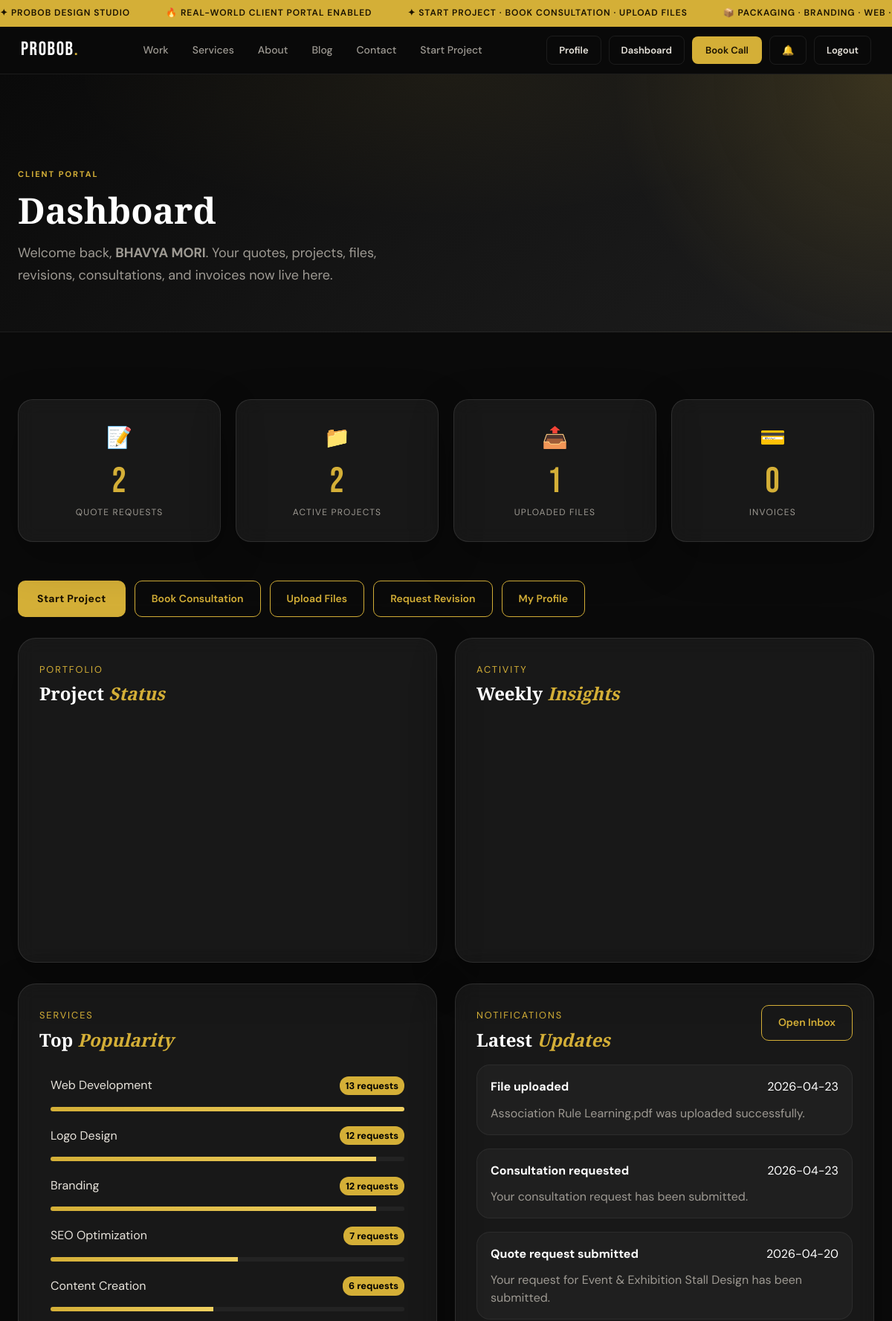
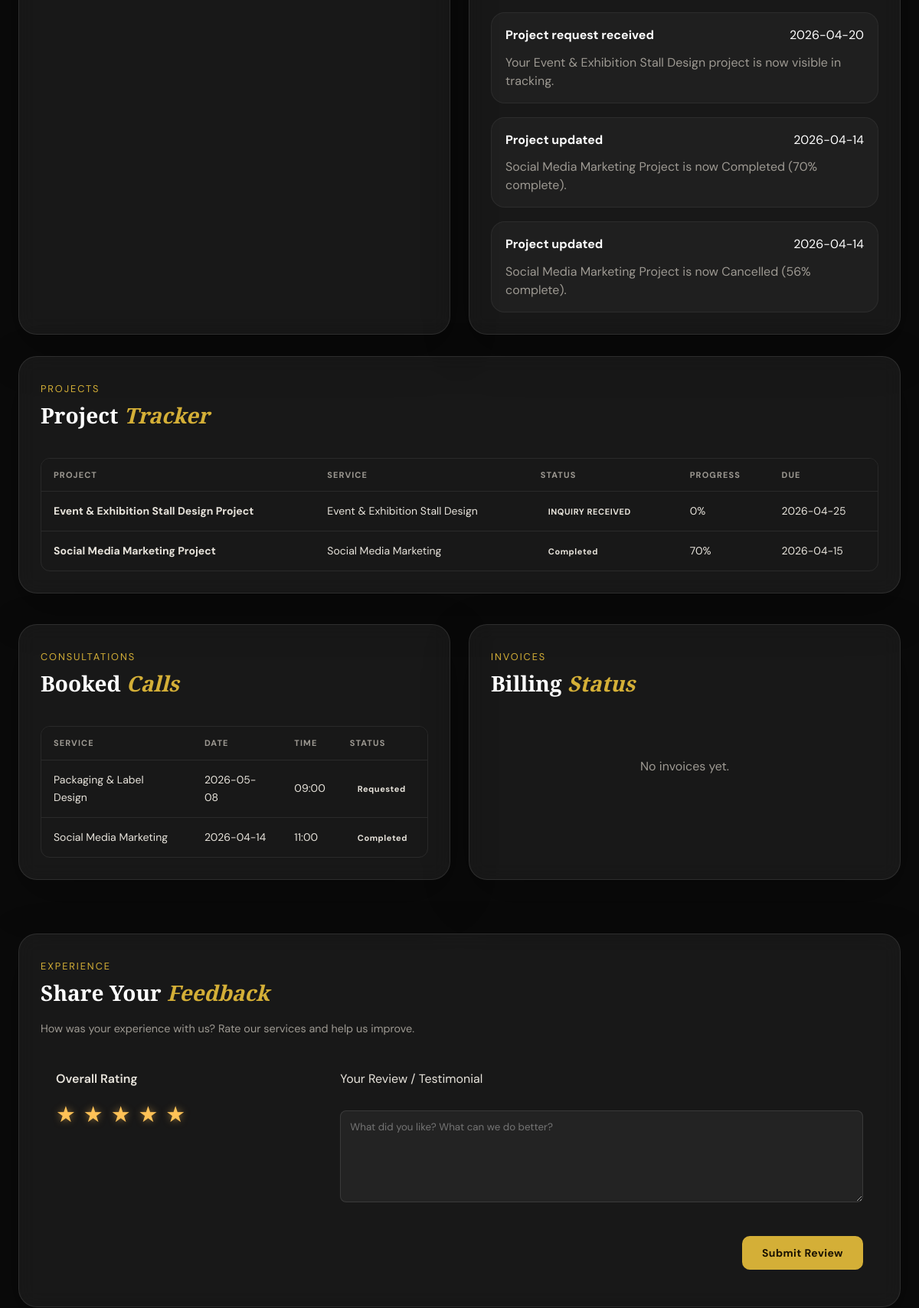
/dashboard (signed in, upper part), run on the app's committed database (2 pictures, top to bottom).
### tables this page shows
CREATE TABLE users (
            id INTEGER PRIMARY KEY AUTOINCREMENT,
            name TEXT NOT NULL,
            email TEXT UNIQUE NOT NULL,
            password_hash TEXT NOT NULL,
            role TEXT DEFAULT 'user',
            reset_token TEXT,
            reset_token_expires TEXT,
            created_at TEXT DEFAULT CURRENT_TIMESTAMP
        , profile_picture TEXT, bio TEXT, phone TEXT, location TEXT, status TEXT DEFAULT 'active');

CREATE TABLE notifications (
            id INTEGER PRIMARY KEY AUTOINCREMENT,
            user_id INTEGER,
            title TEXT,
            message TEXT,
            link TEXT,
            is_read INTEGER DEFAULT 0,
            created_at TEXT DEFAULT CURRENT_TIMESTAMP
        );

CREATE TABLE projects (
            id INTEGER PRIMARY KEY AUTOINCREMENT,
            user_id INTEGER,
            quote_id INTEGER,
            title TEXT NOT NULL,
            service TEXT,
            brief TEXT,
            status TEXT DEFAULT 'Inquiry Received',
            priority TEXT DEFAULT 'Medium',
            budget TEXT,
            due_date TEXT,
            designer_name TEXT,
            progress INTEGER DEFAULT 0,
            created_at TEXT DEFAULT CURRENT_TIMESTAMP
        );

CREATE TABLE bookings (
            id INTEGER PRIMARY KEY AUTOINCREMENT,
            user_id INTEGER,
            name TEXT NOT NULL,
            email TEXT NOT NULL,
            phone TEXT,
            service_interest TEXT,
            booking_date TEXT,
            booking_time TEXT,
            meeting_mode TEXT,
            notes TEXT,
            status TEXT DEFAULT 'Requested',
            created_at TEXT DEFAULT CURRENT_TIMESTAMP
        );

### app.py (the view)
@app.route('/dashboard')
@login_required
def dashboard():
    user = get_current_user()
    if user['role'] == 'admin':
        return redirect(url_for('admin_panel'))
    db = get_db()
    stats = {
        'quotes': db.execute('SELECT COUNT(*) FROM quote_requests WHERE user_id=?', (user['id'],)).fetchone()[0],
        'projects': db.execute('SELECT COUNT(*) FROM projects WHERE user_id=?', (user['id'],)).fetchone()[0],
        'files': db.execute('SELECT COUNT(*) FROM project_files WHERE user_id=?', (user['id'],)).fetchone()[0],
        'invoices': db.execute('SELECT COUNT(*) FROM invoices WHERE user_id=?', (user['id'],)).fetchone()[0],
    }
    recent_quotes = db.execute('SELECT * FROM quote_requests WHERE user_id=? ORDER BY id DESC LIMIT 5', (user['id'],)).fetchall()
    projects = db.execute('SELECT * FROM projects WHERE user_id=? ORDER BY id DESC LIMIT 6', (user['id'],)).fetchall()
    revisions = db.execute(
        '''SELECT r.*, p.title AS project_title FROM revision_requests r LEFT JOIN projects p ON r.project_id=p.id
           WHERE r.user_id=? ORDER BY r.id DESC LIMIT 5''',
        (user['id'],)
    ).fetchall()
    bookings = db.execute('SELECT * FROM bookings WHERE user_id=? ORDER BY id DESC LIMIT 4', (user['id'],)).fetchall()
    invoices = db.execute('SELECT i.*, p.title AS project_title FROM invoices i LEFT JOIN projects p ON i.project_id=p.id WHERE i.user_id=? ORDER BY i.id DESC LIMIT 5', (user['id'],)).fetchall()
    notifications = db.execute('SELECT * FROM notifications WHERE user_id=? ORDER BY id DESC LIMIT 6', (user['id'],)).fetchall()
    chart_data = user_chart_data(user['id'])
    return render_template('dashboard.html', user=user, stats=stats, recent_quotes=recent_quotes, projects=projects, revisions=revisions, bookings=bookings, invoices=invoices, notifications=notifications, chart_data=chart_data)

### app.py (called while the page is built)
def get_db():
    db = getattr(g, '_database', None)
    if db is None:
        db = g._database = sqlite3.connect(DATABASE)
        db.row_factory = sqlite3.Row
    return db

@app.teardown_appcontext
def close_connection(exception):
    db = getattr(g, '_database', None)
    if db is not None:
        db.close()

def login_required(f):
    @wraps(f)
    def decorated(*args, **kwargs):
        if 'user_id' not in session:
            flash('Please log in to access this page.', 'warning')
            return redirect(url_for('login', next=request.path))
        return f(*args, **kwargs)
    return decorated

def get_current_user():
    if 'user_id' not in session:
        return None
    return get_db().execute('SELECT * FROM users WHERE id=?', (session['user_id'],)).fetchone()

def get_user_notifications(limit=5, only_unread=False):
    user = get_current_user()
    if not user:
        return []
    query = 'SELECT * FROM notifications WHERE user_id=?'
    params = [user['id']]
    if only_unread:
        query += ' AND is_read=0'
    query += ' ORDER BY id DESC LIMIT ?'
    params.append(limit)
    return get_db().execute(query, tuple(params)).fetchall()

def unread_notification_count():
    user = get_current_user()
    if not user:
        return 0
    return get_db().execute('SELECT COUNT(*) FROM notifications WHERE user_id=? AND is_read=0', (user['id'],)).fetchone()[0]

@app.context_processor
def inject_user():
    user = get_current_user()
    play_login_sound = bool(session.pop('play_login_sound', False))
    return {
        'current_user': user,
        'notif_preview': get_user_notifications(limit=5) if user else [],
        'notif_unread_count': unread_notification_count() if user else 0,
        'play_login_sound': play_login_sound,
        'now_iso': now_iso
    }

### templates/dashboard.html (shortened to what this page needs)
{% extends "base.html" %}
{% block content %}
<div class="page-hero compact dashboard-hero-bg"><div class="container"><span class="section-kicker">Client Portal</span><h1>Dashboard</h1><p>Welcome back, <strong>{{ user.name }}</strong>. Your quotes, projects, files, revisions, consultations, and invoices now live here.</p></div></div>
<section class="section"><div class="container">
    <div class="dashboard-stats">
        <div class="dash-stat glass-card"><div class="dash-stat-icon">📝</div><div class="dash-stat-num">{{ stats.quotes }}</div><div class="dash-stat-label">Quote Requests</div></div>
        <div class="dash-stat glass-card"><div class="dash-stat-icon">📁</div><div class="dash-stat-num">{{ stats.projects }}</div><div class="dash-stat-label">Active Projects</div></div>
        <div class="dash-stat glass-card"><div class="dash-stat-icon">📤</div><div class="dash-stat-num">{{ stats.files }}</div><div class="dash-stat-label">Uploaded Files</div></div>
        <div class="dash-stat glass-card"><div class="dash-stat-icon">💳</div><div class="dash-stat-num">{{ stats.invoices }}</div><div class="dash-stat-label">Invoices</div></div>
    </div>
    <div class="dash-actions" style="margin-bottom:20px;">
        <a href="/start-project" class="btn-primary">Start Project</a>
        <a href="/book-consultation" class="btn-outline">Book Consultation</a>
        <a href="/client/files" class="btn-outline">Upload Files</a>
        <a href="/client/revisions" class="btn-outline">Request Revision</a>
        <a href="/profile" class="btn-outline">My Profile</a>
    </div>
    <div class="dashboard-grid-2" style="margin-bottom: 20px;">
        <div class="dash-panel glass-card">
            <div class="panel-head">
                <div>
                    <span class="panel-kicker">Portfolio</span>
                    <h2>Project <em>Status</em></h2>
                </div>
            </div>
            <div id="projectStatusChart" style="height: 300px;"></div>
        </div>
        <div class="dash-panel glass-card">
            <div class="panel-head">
                <div>
                    <span class="panel-kicker">Activity</span>
                    <h2>Weekly <em>Insights</em></h2>
                </div>
            </div>
            <div id="activityInsightsChart" style="height: 300px;"></div>
        </div>
    </div>
    <div class="dashboard-grid-2">
        <div class="dash-panel glass-card">
            <div class="panel-head">
                <div>
                    <span class="panel-kicker">Services</span>
                    <h2>Top <em>Popularity</em></h2>
                </div>
            </div>
            <div style="padding: 15px;">
                {% for service in chart_data.top_services %}
                <div style="display: flex; justify-content: space-between; margin-bottom: 15px; align-items: center;">
                    <div style="color: var(--text-1);">{{ service.name }}</div>
                    <div style="background: var(--gold); color: #000; padding: 2px 8px; border-radius: 12px; font-size: 0.8rem; font-weight: bold;">{{ service.count }} requests</div>
                </div>
                <div style="width: 100%; background: rgba(255,255,255,0.05); height: 6px; border-radius: 3px; margin-bottom: 20px; overflow: hidden;">
                    <div style="width: {{ (service.count / chart_data.top_services[0].count * 100)|int if chart_data.top_services[0].count > 0 else 0 }}%; background: linear-gradient(90deg, var(--gold), var(--gold-light)); height: 100%;"></div>
                </div>
                {% endfor %}
            </div>
        </div>
        <div class="dash-panel glass-card">
            <div class="panel-head">
                <div>
                    <span class="panel-kicker">Notifications</span>
                    <h2>Latest <em>Updates</em></h2>
                </div>
                <a class="btn-outline" href="{{ url_for('notifications_page') }}">Open Inbox</a>
            </div>
            {% if notifications %}
            <div class="metric-list">
                {% for n in notifications %}
                <div class="metric-item">
                    <div class="metric-row"><strong>{{ n.title }}</strong><span>{{ n.created_at[:10] }}</span></div>
                    <p style="margin-top:8px;color:var(--text-2);">{{ n.message }}</p>
                </div>
                {% endfor %}
            </div>
            {% else %}
            <div class="empty-state">No notifications yet.</div>
            {% endif %}
        </div>
    </div>
    <div class="dash-section glass-card"><div class="panel-head"><div><span class="panel-kicker">Projects</span><h2>Project <em>Tracker</em></h2></div></div>{% if projects %}<div class="dash-table-wrap"><table class="dash-table"><thead><tr><th>Project</th><th>Service</th><th>Status</th><th>Progress</th><th>Due</th></tr></thead><tbody>{% for p in projects %}<tr><td><strong>{{ p.title }}</strong></td><td>{{ p.service or '—' }}</td><td><span class="status-badge status-{{ p.status|lower|replace(' ','-') }}">{{ p.status }}</span></td><td>{{ p.progress }}%</td><td>{{ p.due_date or '—' }}</td></tr>{% endfor %}</tbody></table></div>{% else %}<div class="empty-state">No active projects yet. Accepting a quote will automatically create one.</div>{% endif %}</div>
    <div class="dashboard-grid-2">
        <div class="dash-section glass-card"><div class="panel-head"><div><span class="panel-kicker">Consultations</span><h2>Booked <em>Calls</em></h2></div></div>{% if bookings %}<div class="dash-table-wrap"><table class="dash-table"><thead><tr><th>Service</th><th>Date</th><th>Time</th><th>Status</th></tr></thead><tbody>{% for b in bookings %}<tr><td>{{ b.service_interest or '—' }}</td><td>{{ b.booking_date }}</td><td>{{ b.booking_time }}</td><td><span class="status-badge status-{{ b.status|lower|replace(' ','-') }}">{{ b.status }}</span></td></tr>{% endfor %}</tbody></table></div>{% else %}<div class="empty-state">No consultations booked.</div>{% endif %}</div>
        <div class="dash-section glass-card"><div class="panel-head"><div><span class="panel-kicker">Invoices</span><h2>Billing <em>Status</em></h2></div></div>{% if invoices %}<div class="dash-table-wrap"><table class="dash-table"><thead><tr><th>Invoice</th><th>Project</th><th>Amount</th><th>Status</th><th>Action</th></tr></thead><tbody>{% for i in invoices %}<tr><td><strong>{{ i.invoice_no }}</strong><br>
<a href="{{ url_for('download_invoice_pdf', invoice_id=i.id) }}" class="admin-pdf-link">
    📄 Download PDF
</a></td><td>{{ i.project_title or i.title }}</td><td>₹{{ i.balance_amount if i.balance_amount is not none and i.balance_amount != '' else i.amount }}{% if i.paid_amount %}<br><small>Paid: ₹{{ i.paid_amount }}</small>{% endif %}</td><td><span class="status-badge status-{{ i.status|lower|replace(' ','-') }}">{{ i.status }}</span></td><td>{% if i.status != 'Paid' %}<form method="POST" action="{{ url_for('create_payment_order') }}"><input type="hidden" name="invoice_id" value="{{ i.id }}"><button class="btn-outline" type="submit">Pay Now</button></form>{% else %}<span class="status-badge status-paid">Completed</span>{% endif %}</td></tr>{% endfor %}</tbody></table></div>{% else %}<div class="empty-state">No invoices yet.</div>{% endif %}</div>
    </div>
    <div class="dash-section glass-card" style="margin-top: 30px;">
        <div class="panel-head">
            <div>
                <span class="panel-kicker">Experience</span>
                <h2>Share Your <em>Feedback</em></h2>
                <p style="color: var(--text-2); font-size: 0.9rem; margin-top: 5px;">How was your experience with us? Rate our services and help us improve.</p>
            </div>
        </div>
        <form method="POST" action="{{ url_for('submit_feedback') }}" class="feedback-form" style="padding: 20px;">
            <div style="display: flex; gap: 30px; flex-wrap: wrap;">
                <div style="flex: 1; min-width: 280px; display: flex; flex-direction: column; align-items: flex-start;">
                    <label style="display: block; margin-bottom: 10px; font-weight: 600; width: 100%;">Overall Rating</label>
                    <div class="star-rating" style="display: flex; justify-content: flex-start; gap: 10px; font-size: 1.8rem; cursor: pointer; color: rgba(255,255,255,0.1); margin-bottom: 20px; width: 100%;">
                        <span class="star" data-value="1">★</span>
                        <span class="star" data-value="2">★</span>
                        <span class="star" data-value="3">★</span>
                        <span class="star" data-value="4">★</span>
                        <span class="star" data-value="5">★</span>
                    </div>
                </div>
                <div style="flex: 2; min-width: 280px;">
                    <label style="display: block; margin-bottom: 8px;">Your Review / Testimonial</label>
                    <textarea name="message" placeholder="What did you like? What can we do better?" required style="width: 100%; height: 120px; padding: 12px; border-radius: 8px; background: rgba(255,255,255,0.05); border: 1px solid rgba(255,255,255,0.1); color: white; resize: vertical;"></textarea>
                    <div style="margin-top: 15px; display: flex; justify-content: flex-end;">
                        <button type="submit" class="btn-primary">Submit Review</button>
                    </div>
                </div>
            </div>
        </form>
    </div>
</div></section>
{% endblock %}

### templates/dashboard.html (style rules this page uses)
.star-rating .star.active { color: #ffc257; text-shadow: 0 0 10px rgba(255, 194, 87, 0.5); }

### data on the page
users: name "BHAVYA MORI"
notifications: title "File uploaded", created_at "2026-04-23", message "Association Rule Learning.pdf was uploaded successfully."
notifications: title "Consultation requested", created_at "2026-04-23", message "Your consultation request has been submitted."
notifications: title "Quote request submitted", created_at "2026-04-20", message "Your request for Event & Exhibition Stall Design has been submitted."
notifications: title "Project request received", created_at "2026-04-20", message "Your Event & Exhibition Stall Design project is now visible in tracking."
notifications: title "Project updated", created_at "2026-04-14", message "Social Media Marketing Project is now Completed (70% complete)."
notifications: title "Project updated", created_at "2026-04-14", message "Social Media Marketing Project is now Cancelled (56% complete)."
projects: title "Event & Exhibition Stall Design Project", service "Event & Exhibition Stall Design", status "INQUIRY RECEIVED", progress "0", due_date "2026-04-25"
projects: title "Social Media Marketing Project", service "Social Media Marketing", status "Completed", progress "70", due_date "2026-04-15"
bookings: service_interest "Packaging & Label Design", booking_date "2026-05-08", booking_time "09:00", status "Requested"
bookings: service_interest "Social Media Marketing", booking_date "2026-04-14", booking_time "11:00", status "Completed"

### other printed values
{{ stats.quotes }} "2"
{{ stats.projects }} "2"
{{ stats.files }} "1"
{{ stats.invoices }} "0"
{{ service.name }} "Web Development" "Logo Design" "Branding" "SEO Optimization" "Content Creation"
{{ service.count }} "13" "12" "12" "7" "6"
